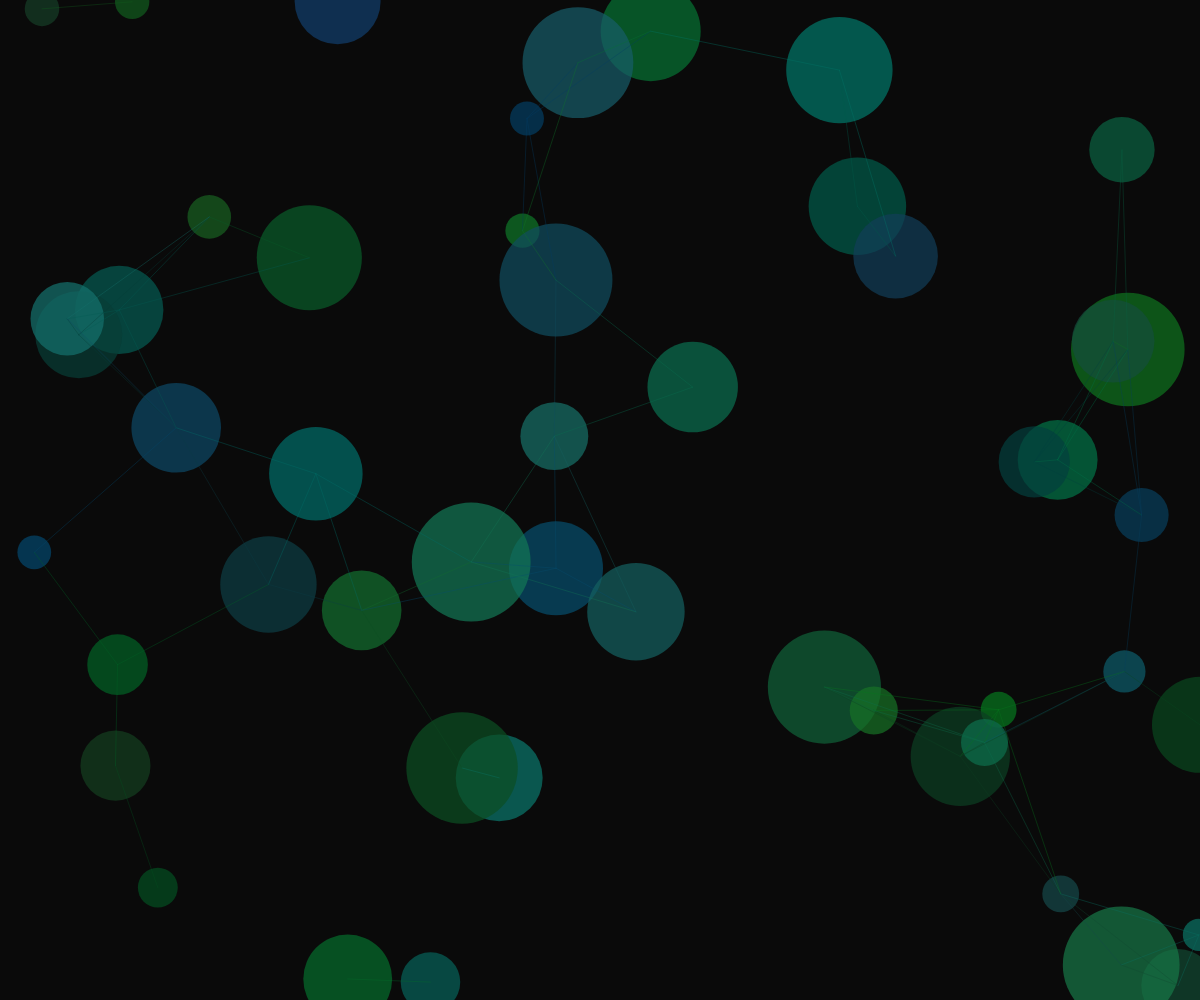
Frame 1 (no input)
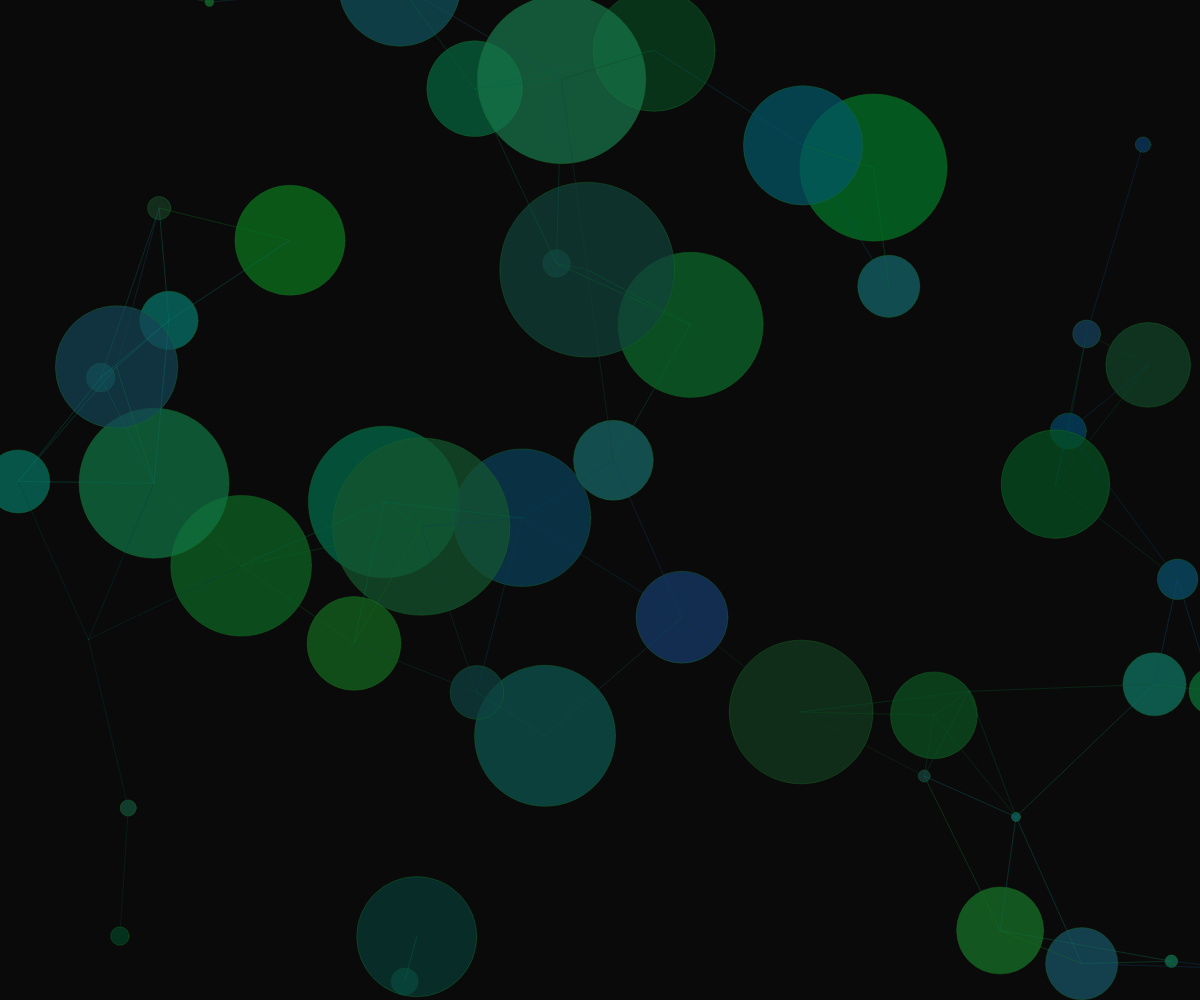
Frame 60 (no input)
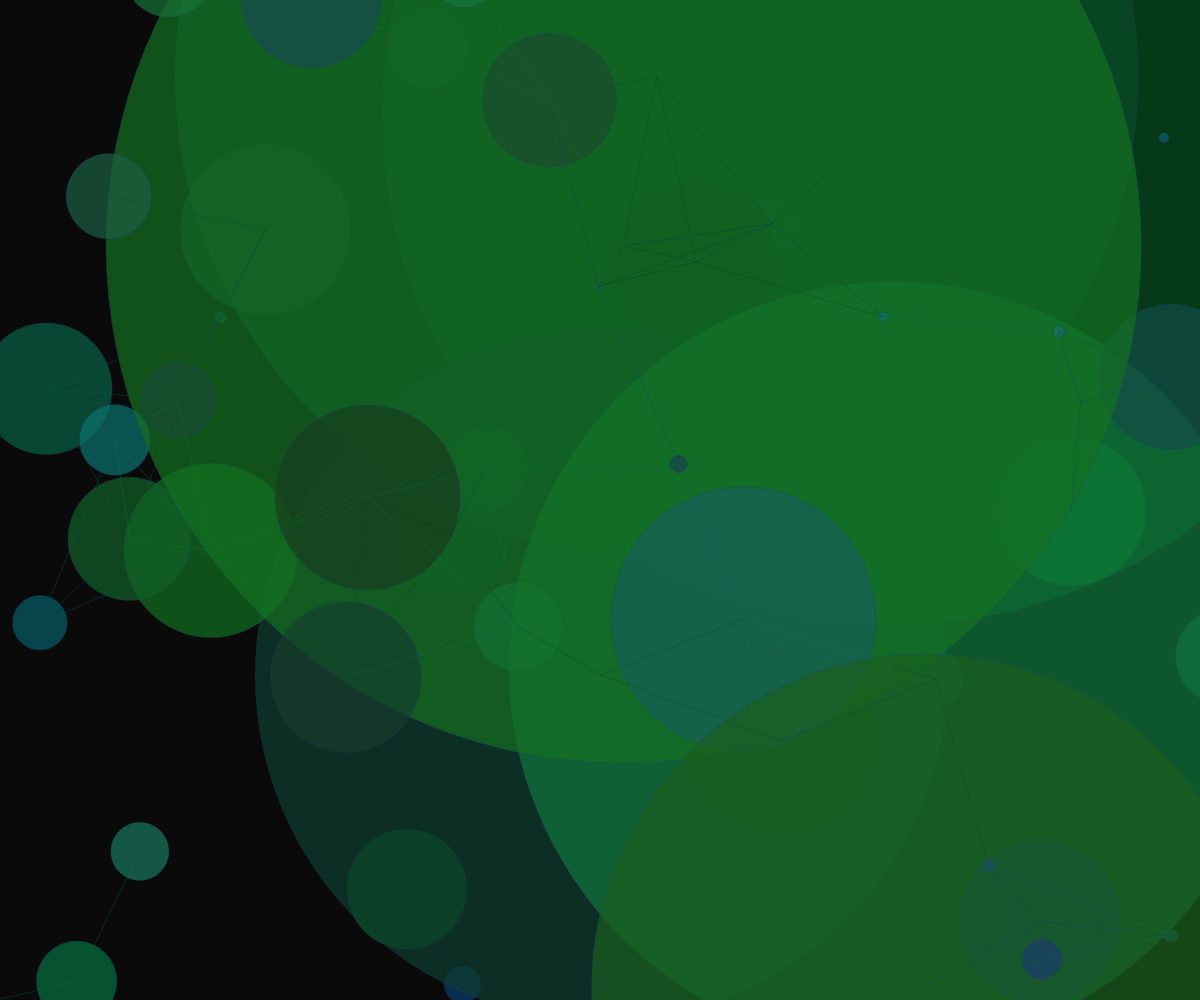
Frame 120 (the mouse pressed at the canvas centre since frame 60)

The p5.js sketch that drew these frames (run headless with seeded random() and noise() and a simulated clock; from frame 60 on, the mouse is pressed at the canvas centre):

// p5.js sketch
// ── sketch.js
let forms = [];
let connections = [];
let colorShift = 0;
let pulse = 0;

function setup() {
  createCanvas(windowWidth, windowHeight);
  noStroke();
  
  // Initialize network of fluid forms
  for (let i = 0; i < 50; i++) {
    forms.push({
      x: random(width),
      y: random(height),
      size: random(30, 120),
      speed: random(0.3, 1.5),
      angle: random(TWO_PI),
      color: color(random(200, 255), random(100, 200), random(50, 150), 200),
      connections: [],
      burst: false,
      burstTimer: 0
    });
  }
}

function draw() {
  background(10);
  
  // Update pulse for color transitions
  pulse += 0.03;
  
  // Update and display forms
  for (let i = 0; i < forms.length; i++) {
    let form = forms[i];
    
    // Drift and change shape
    form.x += cos(form.angle) * form.speed;
    form.y += sin(form.angle) * form.speed;
    form.angle += random(-0.05, 0.05);
    form.size += sin(frameCount * 0.03 + i) * 1.2;
    
    // Add occasional bursts of energy
    if (frameCount % 90 === 0 && i % 4 === 0) {
      form.burst = true;
      form.burstTimer = 0;
    }
    
    if (form.burst) {
      form.burstTimer++;
      form.size *= 1.07;
      form.speed *= 1.03;
      
      if (form.burstTimer > 25) {
        form.burst = false;
      }
    }
    
    // Wrap around screen
    if (form.x < -50) form.x = width + 50;
    if (form.x > width + 50) form.x = -50;
    if (form.y < -50) form.y = height + 50;
    if (form.y > height + 50) form.y = -50;
    
    // Update color with more abrupt shifts
    let hue = (colorShift + i * 0.5) % 360;
    let sat = 90 + sin(pulse + i * 0.7) * 30;
    let bri = 70 + sin(pulse * 3 + i) * 40;
    form.color = color(hue, sat, bri, 180);
    
    // Draw main form
    fill(form.color);
    ellipse(form.x, form.y, form.size);
  }
  
  // Draw connections between nearby forms with more vivid colors
  beginShape(LINES);
  let connectionCount = 0;
  for (let i = 0; i < forms.length; i++) {
    let form = forms[i];
    for (let j = i + 1; j < forms.length; j++) {
      if (connectionCount > 250) break; // Limit connections per frame
      
      let other = forms[j];
      let d = dist(form.x, form.y, other.x, other.y);
      
      if (d < 200) {
        // Use the color of the first form to determine line color
        stroke(red(form.color), green(form.color), blue(form.color), 90);
        vertex(form.x, form.y);
        vertex(other.x, other.y);
        connectionCount++;
      }
    }
  }
  endShape();
  
  colorShift += 0.03;
}

function windowResized() {
  resizeCanvas(windowWidth, windowHeight);
}
